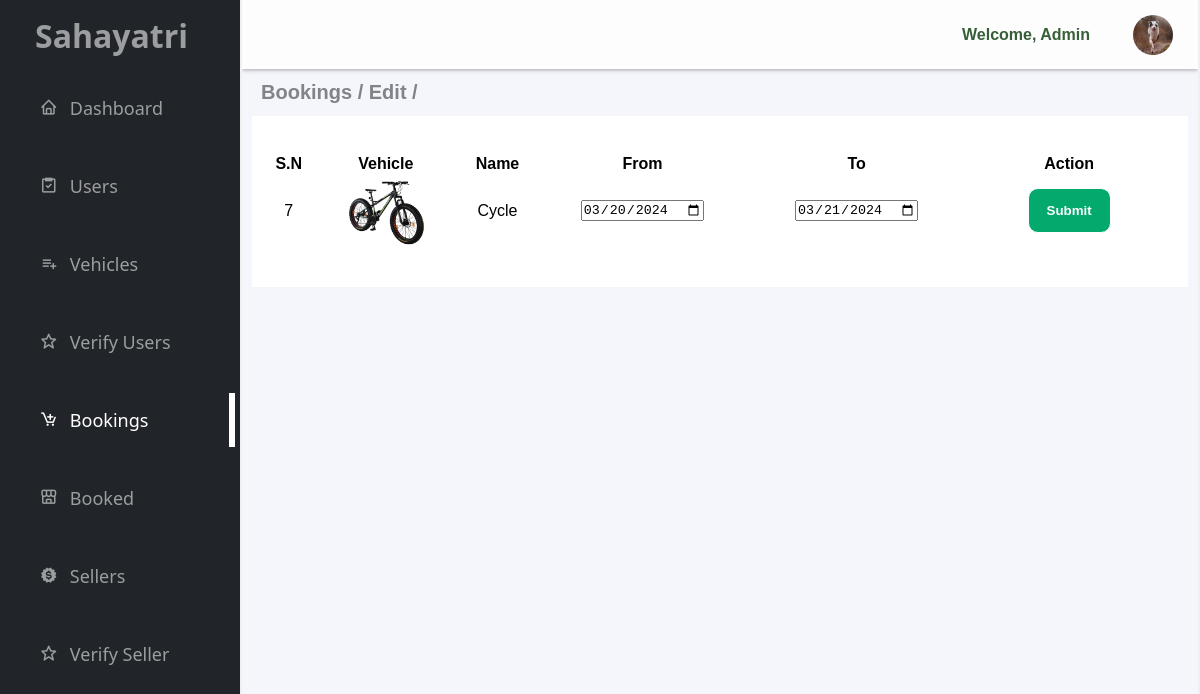
Page /sahafront/sahaback/booking_edit.php?edit_id=7 on the committed database.
### tables this page shows
CREATE TABLE `bookings` (
  `id` int(11) NOT NULL,
  `user_id` int(100) NOT NULL,
  `seller_id` int(100) NOT NULL,
  `status` varchar(10) NOT NULL,
  `fromdate` date DEFAULT NULL,
  `todate` date DEFAULT NULL,
  `name` varchar(255) DEFAULT NULL,
  `email` varchar(255) DEFAULT NULL,
  `phone` varchar(20) DEFAULT NULL,
  `vehicleid` int(100) NOT NULL,
  `vehicleimg` varchar(100) NOT NULL,
  `vehiclename` varchar(100) NOT NULL,
  `vehiclemodel` varchar(100) NOT NULL,
  `vehicleprice` int(100) NOT NULL
);

### sahafront/sahaback/booking_edit.php (the view, shortened to what this page needs)
<!DOCTYPE html>
<html lang="en">
<head>
    <link rel="stylesheet" href="style/style.css">
    <link rel="stylesheet" href="style/dashboard.css">
    <link rel="stylesheet" href="style/users.css">
    <link rel="stylesheet" href="style/vehicle.css">
    <link rel="stylesheet" href="style/bookings.css">
    <link href='https://unpkg.com/boxicons@2.1.4/css/boxicons.min.css' rel='stylesheet'>
</head>
<body>
    <div class="container">
        <div class="sidebar">
            <h1>Sahayatri
            </h1>
            <ul>
                <a href="dashboard.php">
                    <li><i class='bx bx-home'></i>Dashboard</li>
                </a>
                <a href="users.php">
                    <li><i class='bx bx-task'></i>Users</li>
                </a>
                <a href="vehicle.php">
                    <li><i class='bx bx-list-plus'></i>Vehicles</li>
                </a>
                <a href="verify_request.php">
                    <li><i class='bx bx-star'></i>Verify Users</li>
                </a>
                <a href="bookings.php">
                    <li id="active"><i class='bx bx-cart-add'></i>Bookings</li>
                </a>
                <a href="booked_vehicles.php">
                    <li><i class='bx bx-store-alt'></i>Booked</li>
                </a>
                <a href="sellers.php">
                    <li><i class='bx bxs-badge-dollar'></i>Sellers</li>
                </a>
                <a href="verify_seller.php">
                    <li><i class='bx bx-star'></i>Verify Seller</li>
                </a>
            </ul>
        </div>
        <div class="main">
            <div class="vehicle">
                <div class="nav_search">
                    <p>Welcome, Admin</p>
                    <div class="profile_image">
                        <img height="40px" width="40px" src="../profile.jpg" alt="img">
                    </div>
                </div>
                <h1>Bookings / Edit /</h1>
                <div class="vehicle_info">
                    <?php
                    $servername = "localhost";
                    $username = "root";
                    $password = "";
                    $database = "mydb";
                    $conn = new mysqli($servername, $username, $password, $database);
                    ?>
                    <?php
                    $edit_id = $_GET['edit_id'];
                    ?>
                    <div class='vehicle_container'>
                        <table class='table'>
                            <thead>
                                <tr>
                                    <td scope="col">S.N</td>
                                    <td scope="col">Vehicle</td>
                                    <td scope="col">Name</td>
                                    <td scope="col">From</td>
                                    <td scope="col">To</td>
                                    <td scope="col">Action</td>
                                </tr>
                            </thead>
                            <tbody>
                                <?php
                                $query = "SELECT * FROM bookings WHERE id=$edit_id";
                                $result = $conn->query($query);
                                if ($result->num_rows > 0) {
                                    while ($row = $result->fetch_assoc()) {
                                        $id = $row['id'];
                                        if ($row['status'] == 'f') {
                                            continue;
                                        } else {
                                            echo "<form action='booking_edit_process.php?edit_id=" . $id . "' method='post'>";
                                            echo "<tr>";
                                            echo "<td>" . $row['id'] . "</td>";
                                            echo "<td> <img height='89px' width='120px' src='" . $row['vehicleimg'] . "'></td>";
                                            echo "<td>" . $row['vehiclename'] . "</td>";
                                            echo "<td><input type='date' name='fromdate' value='" . $row['fromdate'] . "'></td>";
                                            echo "<td><input type='date' name='todate' value='" . $row['todate'] . "'></td>";
                                            echo "<td id='action'><button type='submit'>Submit</button>";
                                            echo "</tr></form>";
                                        }
                                    }
                                } ?>
                            </tbody>
                        </table>
                    </div>
                </div>
            </div>
        </div>
    </div>
</body>
</html>

### sahafront/sahaback/style/style.css (style rules this page uses)
* { margin: 0; padding: 0; }
i { margin-right: 12px; }
.profile_image { cursor: pointer; }
.nav_search { display: flex; flex-direction: row; align-items: center; justify-content: right; gap: 20px; background-color: #ffffffc7; box-shadow: 0px 0px 5px 0px gray; padding: 10px 25px; }
.nav_search p { color: rgba(19, 66, 19, 0.849); margin-top: auto; margin-bottom: auto; font-weight: 600; font-family: 'Franklin Gothic Medium', 'Arial Narrow', Arial, sans-serif; }
.nav_search img { border-radius: 50%; margin-left: 23px; margin-top: 5px; }
.container { display: grid; grid-template-columns: 1fr 4fr; height: 100vh; }
.sidebar { color: #9b9d9e; background-color: #212529; }
.sidebar ul { text-align: left; width: 96%; margin-left: auto; margin-right: auto; }
.sidebar ul a { color: #9b9d9e; text-decoration: none; }
.sidebar h1 { color: #9b9d9e; text-align: left; margin-top: 14px; font-family: 'Segoe UI', Tahoma, Geneva, Verdana, sans-serif; width: 96%; margin-left: 35px; }
.sidebar li { list-style: none; font-size: 18px; margin-top: 24px; margin-left: 35px; font-family: 'Segoe UI', Tahoma, Geneva, Verdana, sans-serif; padding-top: 15px; padding-bottom: 15px; }
#active { color: #ffffff; border-right: 6px solid #ffffff ; }
.main { overflow-y: scroll; border-right: 2px solid #F0F0F0; border-left: 2px solid #F0F0F0; background-color: #f5f6fb; }
.vehicle { width: 100%; height: 100vh; margin-left: auto; margin-right: auto; }
.vehicle h1 { font-family: 'Segoe UI', Tahoma, Geneva, Verdana, sans-serif; color: #404145a2; font-family: 'Franklin Gothic Medium', 'Arial Narrow', Arial, sans-serif; margin-top: 12px; margin-bottom: 12px; margin-left: 19px; font-size: 20px; }
.vehicle_info { display: grid; grid-template-columns: repeat(3,1fr); gap: 10px; background-color: white; width: 98%; margin-left: auto; margin-right: auto; }
.vehicle_container { width: 280px; height: 280px; cursor: pointer; padding: 39px 8px; margin-left: 14px; border-radius: 8px; margin-top: 12px; border: none; }
.vehicle_container img { display: block; margin-left: auto; margin-right: auto; height: 70%; width: 85%; border-radius: 16px; object-fit: cover; }

### sahafront/sahaback/style/dashboard.css (style rules this page uses)
.vehicle_container { display: grid; grid-template-columns: auto auto; width: 90%; margin-left: auto; margin-right: auto; }
.vehicle_info { display: block; height: 380px; }

### sahafront/sahaback/style/users.css (style rules this page uses)
.table { width: 100%; border: 0px solid gray; text-align: center; font-family: Arial, Helvetica, sans-serif; border-collapse: collapse; }
.vehicle_info { display: block; gap: 10px; background-color: white; width: 98%; margin-left: auto; margin-right: auto; }
.vehicle_container { margin-left: auto; margin-right: auto; width: 97%; display: block; height: 280px; cursor: pointer; padding: 39px 8px; border-radius: 8px; margin-top: 12px; border: none; }
#action { display: flex; flex-direction: row; justify-content: center; text-align: center; color: white; padding: 14px 18px; border-radius: 10px; font-family: Arial, Helvetica, sans-serif; border: 1px solid ; cursor: pointer; font-weight: 600; }
td button { text-align: center; color: white; padding: 14px 18px; border-radius: 10px; font-family: Arial, Helvetica, sans-serif; border: 1px solid ; cursor: pointer; font-weight: 600; background-color: #04aa6d; }

### sahafront/sahaback/style/vehicle.css (style rules this page uses)
td img { width: 60px; height: 60px; }
.vehicle_container img { display: block; margin-left: auto; margin-right: auto; height: 70px; width: 85px; border-radius: 16px; object-fit: cover; }
.vehicle_info { display: block; grid-template-columns: repeat(3,1fr); gap: 10px; background-color: white; width: 98%; height: auto; margin-left: auto; margin-right: auto; }
.vehicle_container { margin-left: auto; margin-right: auto; width: 97%; display: block; height: auto; cursor: pointer; padding: 39px 8px; border-radius: 8px; margin-top: 12px; border: none; }

### sahafront/sahaback/style/bookings.css (style rules this page uses)
thead td { font-weight: 700; }

### rows in the picture
bookings: id "7", vehicleimg (picture), vehiclename "Cycle", fromdate "03/20/2024", todate "03/21/2024"
